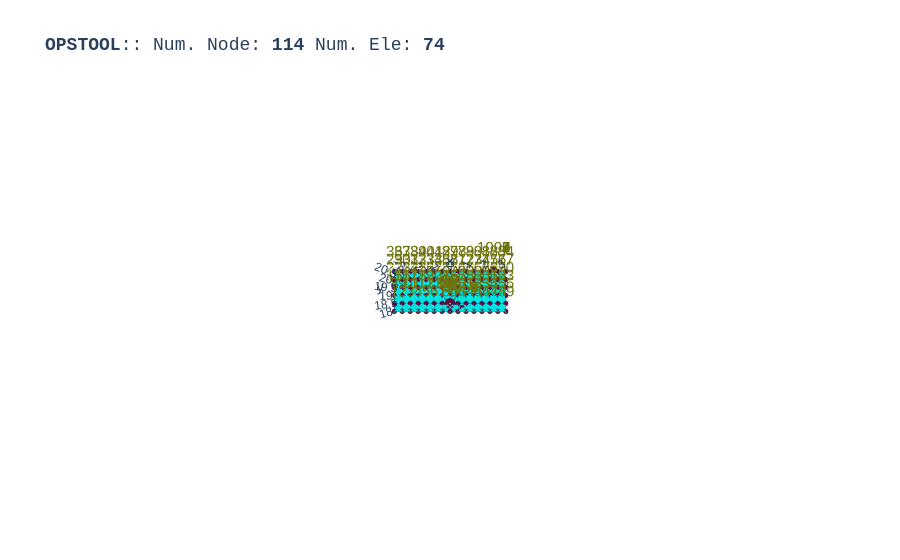

The notebook cell this image was saved under:
### Code cell
opst.vis.plotly.plot_model(show_node_numbering=True, show_ele_numbering=False, show_nodal_loads = True)

### Figure 1 — Plotly figure (JSON) as saved in the notebook; plotly's stock layout.template omitted (floating-point values rounded to 4 significant figures; data arrays with more than 128 entries replaced by an {"elided": "..."} marker saying what was removed)
{"data": [{"color": "#00FFFF", "hoverinfo": "skip", "i": {"elided": "148 int values"}, "j": {"elided": "148 int values"}, "k": {"elided": "148 int values"}, "name": "ELE_TAG_FourNodeQuadWithSensitivity", "opacity": 1, "type": "mesh3d", "x": {"elided": "296 float values"}, "y": {"elided": "296 float values"}, "z": {"elided": "296 float values"}}, {"connectgaps": false, "hoverinfo": "skip", "line": {"color": "black", "width": 1}, "mode": "lines", "name": "Edge", "type": "scatter3d", "x": {"elided": "444 float values"}, "y": {"elided": "444 float values"}, "z": {"elided": "444 float values"}}, {"customdata": ["eleTag: 1<br>connectedNodes:<br> [1 2 9 8]", "eleTag: 2<br>connectedNodes:<br> [ 2  3 10  9]", "eleTag: 3<br>connectedNodes:<br> [ 3  4 11 10]", "eleTag: 4<br>connectedNodes:<br> [ 4  5 12 11]", "eleTag: 5<br>connectedNodes:<br> [ 5  6 13 12]", "eleTag: 6<br>connectedNodes:<br> [ 6  7 14 13]", "eleTag: 7<br>connectedNodes:<br> [ 8  9 16 15]", "eleTag: 8<br>connectedNodes:<br> [ 9 10 17 16]", "eleTag: 9<br>connectedNodes:<br> [10 11 18 17]", "eleTag: 10<br>connectedNodes:<br> [11 12 19 18]", "eleTag: 11<br>connectedNodes:<br> [12 13 20 19]", "eleTag: 12<br>connectedNodes:<br> [13 14 21 20]", "eleTag: 13<br>connectedNodes:<br> [15 16 23 22]", "eleTag: 14<br>connectedNodes:<br> [16 17 24 23]", "eleTag: 15<br>connectedNodes:<br> [17 18 25 24]", "eleTag: 16<br>connectedNodes:<br> [18 19 26 25]", "eleTag: 17<br>connectedNodes:<br> [19 20 27 26]", "eleTag: 18<br>connectedNodes:<br> [20 21 28 27]", "eleTag: 19<br>connectedNodes:<br> [22 23 30 29]", "eleTag: 20<br>connectedNodes:<br> [23 24 31 30]", "eleTag: 21<br>connectedNodes:<br> [24 25 32 31]", "eleTag: 22<br>connectedNodes:<br> [25 26 33 32]", "eleTag: 23<br>connectedNodes:<br> [26 27 34 33]", "eleTag: 24<br>connectedNodes:<br> [27 28 35 34]", "eleTag: 25<br>connectedNodes:<br> [29 30 37 36]", "eleTag: 26<br>connectedNodes:<br> [30 31 38 37]", "eleTag: 27<br>connectedNodes:<br> [31 32 39 38]", "eleTag: 28<br>connectedNodes:<br> [32 33 40 39]", "eleTag: 29<br>connectedNodes:<br> [33 34 41 40]", "eleTag: 30<br>connectedNodes:<br> [34 35 42 41]", "eleTag: 31<br>connectedNodes:<br> [43 44 51 50]", "eleTag: 32<br>connectedNodes:<br> [44 45 52 51]", "eleTag: 33<br>connectedNodes:<br> [45 46 53 52]", "eleTag: 34<br>connectedNodes:<br> [46 47 54 53]", "eleTag: 35<br>connectedNodes:<br> [47 48 55 54]", "eleTag: 36<br>connectedNodes:<br> [48 49 56 55]", "eleTag: 37<br>connectedNodes:<br> [50 51 58 57]", "eleTag: 38<br>connectedNodes:<br> [51 52 59 58]", "eleTag: 39<br>connectedNodes:<br> [52 53 60 59]", "eleTag: 40<br>connectedNodes:<br> [53 54 61 60]", "eleTag: 41<br>connectedNodes:<br> [54 55 62 61]", "eleTag: 42<br>connectedNodes:<br> [55 56 63 62]", "eleTag: 43<br>connectedNodes:<br> [57 58 65 64]", "eleTag: 44<br>connectedNodes:<br> [58 59 66 65]", "eleTag: 45<br>connectedNodes:<br> [59 60 67 66]", "eleTag: 46<br>connectedNodes:<br> [60 61 68 67]", "eleTag: 47<br>connectedNodes:<br> [61 62 69 68]", "eleTag: 48<br>connectedNodes:<br> [62 63 70 69]", "eleTag: 49<br>connectedNodes:<br> [64 65 72 71]", "eleTag: 50<br>connectedNodes:<br> [65 66 73 72]", "eleTag: 51<br>connectedNodes:<br> [66 67 74 73]", "eleTag: 52<br>connectedNodes:<br> [67 68 75 74]", "eleTag: 53<br>connectedNodes:<br> [68 69 76 75]", "eleTag: 54<br>connectedNodes:<br> [69 70 77 76]", "eleTag: 55<br>connectedNodes:<br> [71 72 79 78]", "eleTag: 56<br>connectedNodes:<br> [72 73 80 79]", "eleTag: 57<br>connectedNodes:<br> [73 74 81 80]", "eleTag: 58<br>connectedNodes:<br> [74 75 82 81]", "eleTag: 59<br>connectedNodes:<br> [75 76 83 82]", "eleTag: 60<br>connectedNodes:<br> [76 77 84 83]", "eleTag: 61<br>connectedNodes:<br> [21 28 87 86]", "eleTag: 62<br>connectedNodes:<br> [28 35 88 87]", "eleTag: 63<br>connectedNodes:<br> [35 42 89 88]", "eleTag: 64<br>connectedNodes:<br> [86 87 64 57]", "eleTag: 65<br>connectedNodes:<br> [87 88 71 64]", "eleTag: 66<br>connectedNodes:<br> [88 89 78 71]", "eleTag: 67<br>connectedNodes:<br> [86 21 91 90]", "eleTag: 68<br>connectedNodes:<br> [21 14 92 91]", "eleTag: 69<br>connectedNodes:<br> [14  7 93 92]", "eleTag: 70<br>connectedNodes:<br> [ 7 85 94 93]", "eleTag: 71<br>connectedNodes:<br> [85 43 95 94]", "eleTag: 72<br>connectedNodes:<br> [43 50 96 95]", "eleTag: 73<br>connectedNodes:<br> [50 57 97 96]", "eleTag: 74<br>connectedNodes:<br> [57 86 90 97]"], "hovertemplate": "%{customdata}", "marker": {"color": "#00FFFF", "size": 3, "symbol": "diamond-open"}, "mode": "markers", "name": "ELE_TAG_FourNodeQuadWithSensitivity", "type": "scatter3d", "x": [-3.25, -2.75, -2.25, -1.75, -1.25, -0.75, -3.25, -2.75, -2.25, -1.75, -1.25, -0.75, -3.25, -2.75, -2.25, -1.75, -1.25, -0.75, -3.25, -2.75, -2.25, -1.75, -1.25, -0.75, -3.25, -2.75, -2.25, -1.75, -1.25, -0.75, 0.75, 1.25, 1.75, 2.25, 2.75, 3.25, 0.75, 1.25, 1.75, 2.25, 2.75, 3.25, 0.75, 1.25, 1.75, 2.25, 2.75, 3.25, 0.75, 1.25, 1.75, 2.25, 2.75, 3.25, 0.75, 1.25, 1.75, 2.25, 2.75, 3.25, -0.25, -0.25, -0.25, 0.25, 0.25, 0.25, -0.1603, -0.3354, -0.3354, -0.1603, 0.1603, 0.3354, 0.3354, 0.1603], "y": [18.25, 18.25, 18.25, 18.25, 18.25, 18.25, 18.75, 18.75, 18.75, 18.75, 18.75, 18.75, 19.25, 19.25, 19.25, 19.25, 19.25, 19.25, 19.75, 19.75, 19.75, 19.75, 19.75, 19.75, 20.25, 20.25, 20.25, 20.25, 20.25, 20.25, 18.25, 18.25, 18.25, 18.25, 18.25, 18.25, 18.75, 18.75, 18.75, 18.75, 18.75, 18.75, 19.25, 19.25, 19.25, 19.25, 19.25, 19.25, 19.75, 19.75, 19.75, 19.75, 19.75, 19.75, 20.25, 20.25, 20.25, 20.25, 20.25, 20.25, 19.25, 19.75, 20.25, 19.25, 19.75, 20.25, 18.83, 18.65, 18.33, 18.16, 18.16, 18.33, 18.65, 18.83], "z": [0.0, 0.0, 0.0, 0.0, 0.0, 0.0, 0.0, 0.0, 0.0, 0.0, 0.0, 0.0, 0.0, 0.0, 0.0, 0.0, 0.0, 0.0, 0.0, 0.0, 0.0, 0.0, 0.0, 0.0, 0.0, 0.0, 0.0, 0.0, 0.0, 0.0, 0.0, 0.0, 0.0, 0.0, 0.0, 0.0, 0.0, 0.0, 0.0, 0.0, 0.0, 0.0, 0.0, 0.0, 0.0, 0.0, 0.0, 0.0, 0.0, 0.0, 0.0, 0.0, 0.0, 0.0, 0.0, 0.0, 0.0, 0.0, 0.0, 0.0, 0.0, 0.0, 0.0, 0.0, 0.0, 0.0, 0.0, 0.0, 0.0, 0.0, 0.0, 0.0, 0.0, 0.0]}, {"customdata": ["1", "2", "3", "4", "5", "6", "7", "8", "9", "10", "11", "12", "13", "14", "15", "16", "17", "18", "19", "20", "21", "22", "23", "24", "25", "26", "27", "28", "29", "30", "31", "32", "33", "34", "35", "36", "37", "38", "39", "40", "41", "42", "43", "44", "45", "46", "47", "48", "49", "50", "51", "52", "53", "54", "55", "56", "57", "58", "59", "60", "61", "62", "63", "64", "65", "66", "67", "68", "69", "70", "71", "72", "73", "74", "75", "76", "77", "78", "79", "80", "81", "82", "83", "84", "85", "86", "87", "88", "89", "90", "91", "92", "93", "94", "95", "96", "97", "1001", "1002", "1003", "1004", "1005", "1006", "1007", "1008", "1009", "1050", "1051", "1052", "1053", "1054", "1055", "1056", "1057"], "hovertemplate": "x: %{x}<br>y: %{y}<br>z: %{z} <br>nodeTag: %{customdata}", "marker": {"color": "#580f41", "size": 3, "symbol": "circle"}, "mode": "markers", "name": "Nodes", "type": "scatter3d", "x": [-3.5, -3.0, -2.5, -2.0, -1.5, -1.0, -0.5, -3.5, -3.0, -2.5, -2.0, -1.5, -1.0, -0.5, -3.5, -3.0, -2.5, -2.0, -1.5, -1.0, -0.5, -3.5, -3.0, -2.5, -2.0, -1.5, -1.0, -0.5, -3.5, -3.0, -2.5, -2.0, -1.5, -1.0, -0.5, -3.5, -3.0, -2.5, -2.0, -1.5, -1.0, -0.5, 0.5, 1.0, 1.5, 2.0, 2.5, 3.0, 3.5, 0.5, 1.0, 1.5, 2.0, 2.5, 3.0, 3.5, 0.5, 1.0, 1.5, 2.0, 2.5, 3.0, 3.5, 0.5, 1.0, 1.5, 2.0, 2.5, 3.0, 3.5, 0.5, 1.0, 1.5, 2.0, 2.5, 3.0, 3.5, 0.5, 1.0, 1.5, 2.0, 2.5, 3.0, 3.5, 0.0, 0.0, 0.0, 0.0, 0.0, 0.0, -0.1414, -0.2, -0.1414, 0.0, 0.1414, 0.2, 0.1414, 2.755, 2.755, 2.755, 2.755, 2.755, 2.755, 2.755, 2.755, 2.755, 0.75, 0.75, 0.75, 0.75, 0.75, 0.75, 0.75, 0.75], "y": [18.0, 18.0, 18.0, 18.0, 18.0, 18.0, 18.0, 18.5, 18.5, 18.5, 18.5, 18.5, 18.5, 18.5, 19.0, 19.0, 19.0, 19.0, 19.0, 19.0, 19.0, 19.5, 19.5, 19.5, 19.5, 19.5, 19.5, 19.5, 20.0, 20.0, 20.0, 20.0, 20.0, 20.0, 20.0, 20.5, 20.5, 20.5, 20.5, 20.5, 20.5, 20.5, 18.0, 18.0, 18.0, 18.0, 18.0, 18.0, 18.0, 18.5, 18.5, 18.5, 18.5, 18.5, 18.5, 18.5, 19.0, 19.0, 19.0, 19.0, 19.0, 19.0, 19.0, 19.5, 19.5, 19.5, 19.5, 19.5, 19.5, 19.5, 20.0, 20.0, 20.0, 20.0, 20.0, 20.0, 20.0, 20.5, 20.5, 20.5, 20.5, 20.5, 20.5, 20.5, 18.0, 19.0, 19.5, 20.0, 20.5, 18.69, 18.63, 18.49, 18.35, 18.29, 18.35, 18.49, 18.63, 20.75, 20.75, 20.75, 20.75, 20.75, 20.75, 20.75, 20.75, 20.75, 18.25, 18.25, 18.25, 18.25, 18.25, 18.25, 18.25, 18.25], "z": [0.0, 0.0, 0.0, 0.0, 0.0, 0.0, 0.0, 0.0, 0.0, 0.0, 0.0, 0.0, 0.0, 0.0, 0.0, 0.0, 0.0, 0.0, 0.0, 0.0, 0.0, 0.0, 0.0, 0.0, 0.0, 0.0, 0.0, 0.0, 0.0, 0.0, 0.0, 0.0, 0.0, 0.0, 0.0, 0.0, 0.0, 0.0, 0.0, 0.0, 0.0, 0.0, 0.0, 0.0, 0.0, 0.0, 0.0, 0.0, 0.0, 0.0, 0.0, 0.0, 0.0, 0.0, 0.0, 0.0, 0.0, 0.0, 0.0, 0.0, 0.0, 0.0, 0.0, 0.0, 0.0, 0.0, 0.0, 0.0, 0.0, 0.0, 0.0, 0.0, 0.0, 0.0, 0.0, 0.0, 0.0, 0.0, 0.0, 0.0, 0.0, 0.0, 0.0, 0.0, 0.0, 0.0, 0.0, 0.0, 0.0, 0.0, 0.0, 0.0, 0.0, 0.0, 0.0, 0.0, 0.0, 0.0, 0.0, 0.0, 0.0, 0.0, 0.0, 0.0, 0.0, 0.0, 0.0, 0.0, 0.0, 0.0, 0.0, 0.0, 0.0, 0.0]}, {"mode": "text", "name": "Node Tag", "text": ["1", "2", "3", "4", "5", "6", "7", "8", "9", "10", "11", "12", "13", "14", "15", "16", "17", "18", "19", "20", "21", "22", "23", "24", "25", "26", "27", "28", "29", "30", "31", "32", "33", "34", "35", "36", "37", "38", "39", "40", "41", "42", "43", "44", "45", "46", "47", "48", "49", "50", "51", "52", "53", "54", "55", "56", "57", "58", "59", "60", "61", "62", "63", "64", "65", "66", "67", "68", "69", "70", "71", "72", "73", "74", "75", "76", "77", "78", "79", "80", "81", "82", "83", "84", "85", "86", "87", "88", "89", "90", "91", "92", "93", "94", "95", "96", "97", "1001", "1002", "1003", "1004", "1005", "1006", "1007", "1008", "1009", "1050", "1051", "1052", "1053", "1054", "1055", "1056", "1057"], "textfont": {"color": "#6e750e", "size": 15}, "type": "scatter3d", "x": [-3.5, -3.0, -2.5, -2.0, -1.5, -1.0, -0.5, -3.5, -3.0, -2.5, -2.0, -1.5, -1.0, -0.5, -3.5, -3.0, -2.5, -2.0, -1.5, -1.0, -0.5, -3.5, -3.0, -2.5, -2.0, -1.5, -1.0, -0.5, -3.5, -3.0, -2.5, -2.0, -1.5, -1.0, -0.5, -3.5, -3.0, -2.5, -2.0, -1.5, -1.0, -0.5, 0.5, 1.0, 1.5, 2.0, 2.5, 3.0, 3.5, 0.5, 1.0, 1.5, 2.0, 2.5, 3.0, 3.5, 0.5, 1.0, 1.5, 2.0, 2.5, 3.0, 3.5, 0.5, 1.0, 1.5, 2.0, 2.5, 3.0, 3.5, 0.5, 1.0, 1.5, 2.0, 2.5, 3.0, 3.5, 0.5, 1.0, 1.5, 2.0, 2.5, 3.0, 3.5, 0.0, 0.0, 0.0, 0.0, 0.0, 0.0, -0.1414, -0.2, -0.1414, 0.0, 0.1414, 0.2, 0.1414, 2.755, 2.755, 2.755, 2.755, 2.755, 2.755, 2.755, 2.755, 2.755, 0.75, 0.75, 0.75, 0.75, 0.75, 0.75, 0.75, 0.75], "y": [18.0, 18.0, 18.0, 18.0, 18.0, 18.0, 18.0, 18.5, 18.5, 18.5, 18.5, 18.5, 18.5, 18.5, 19.0, 19.0, 19.0, 19.0, 19.0, 19.0, 19.0, 19.5, 19.5, 19.5, 19.5, 19.5, 19.5, 19.5, 20.0, 20.0, 20.0, 20.0, 20.0, 20.0, 20.0, 20.5, 20.5, 20.5, 20.5, 20.5, 20.5, 20.5, 18.0, 18.0, 18.0, 18.0, 18.0, 18.0, 18.0, 18.5, 18.5, 18.5, 18.5, 18.5, 18.5, 18.5, 19.0, 19.0, 19.0, 19.0, 19.0, 19.0, 19.0, 19.5, 19.5, 19.5, 19.5, 19.5, 19.5, 19.5, 20.0, 20.0, 20.0, 20.0, 20.0, 20.0, 20.0, 20.5, 20.5, 20.5, 20.5, 20.5, 20.5, 20.5, 18.0, 19.0, 19.5, 20.0, 20.5, 18.69, 18.63, 18.49, 18.35, 18.29, 18.35, 18.49, 18.63, 20.75, 20.75, 20.75, 20.75, 20.75, 20.75, 20.75, 20.75, 20.75, 18.25, 18.25, 18.25, 18.25, 18.25, 18.25, 18.25, 18.25], "z": [0.0, 0.0, 0.0, 0.0, 0.0, 0.0, 0.0, 0.0, 0.0, 0.0, 0.0, 0.0, 0.0, 0.0, 0.0, 0.0, 0.0, 0.0, 0.0, 0.0, 0.0, 0.0, 0.0, 0.0, 0.0, 0.0, 0.0, 0.0, 0.0, 0.0, 0.0, 0.0, 0.0, 0.0, 0.0, 0.0, 0.0, 0.0, 0.0, 0.0, 0.0, 0.0, 0.0, 0.0, 0.0, 0.0, 0.0, 0.0, 0.0, 0.0, 0.0, 0.0, 0.0, 0.0, 0.0, 0.0, 0.0, 0.0, 0.0, 0.0, 0.0, 0.0, 0.0, 0.0, 0.0, 0.0, 0.0, 0.0, 0.0, 0.0, 0.0, 0.0, 0.0, 0.0, 0.0, 0.0, 0.0, 0.0, 0.0, 0.0, 0.0, 0.0, 0.0, 0.0, 0.0, 0.0, 0.0, 0.0, 0.0, 0.0, 0.0, 0.0, 0.0, 0.0, 0.0, 0.0, 0.0, 0.0, 0.0, 0.0, 0.0, 0.0, 0.0, 0.0, 0.0, 0.0, 0.0, 0.0, 0.0, 0.0, 0.0, 0.0, 0.0, 0.0]}, {"connectgaps": false, "hoverinfo": "skip", "line": {"color": "#15b01a", "width": 1}, "mode": "lines", "name": "BC", "type": "scatter3d", "x": {"elided": "296 float values"}, "y": {"elided": "296 float values"}, "z": {"elided": "296 float values"}}], "layout": {"autosize": true, "font": {"family": "Arial, sans-serif"}, "scene": {"aspectmode": "data", "camera": {"eye": {"x": 0, "y": -0.1, "z": 10}}, "dragmode": "pan", "xaxis": {"showbackground": false}, "yaxis": {"showbackground": false}, "zaxis": {"showbackground": true, "showgrid": true, "showticklabels": false, "ticks": "", "title": {"text": ""}, "visible": true}}, "showlegend": false, "title": {"font": {"family": "courier", "size": 18}, "text": "<b>OPSTOOL</b>:: Num. Node: <b>114</b> Num. Ele: <b>74</b>"}}}
